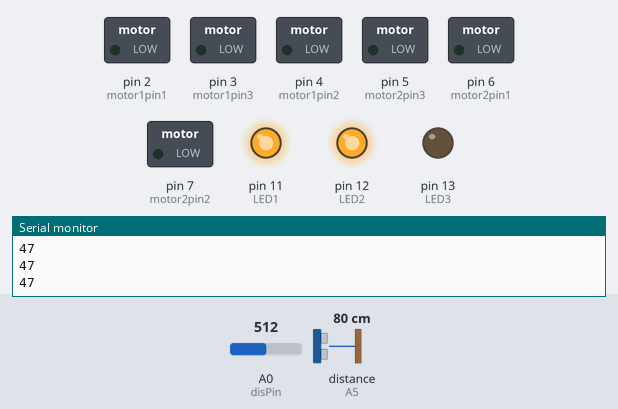
This sketch was run on a simulated Arduino Uno, built with avr-gcc and run on an emulated ATmega328P. Shown: switched loads named in the sketch (green lamp = pin HIGH), output pins drawn as LEDs (lit = HIGH), the last lines printed to the serial monitor. Wiring (inferred from the names in the program): ultrasonic range finder: trigger pin 8; echo A5. The inputs (shaded band) are chosen by the test bench; at power-on: A0 (disPin) = 512, distance to the obstacle (sensor on A5) 80 cm. The echo pulse lasts 58.3 µs per cm; pins used as bus, display or sensor lines are not drawn.

Above: at 1.2 s.
1.3 s: A0 (disPin) set to 331
2.8 s: A0 (disPin) set to 312
At 3.9 s:
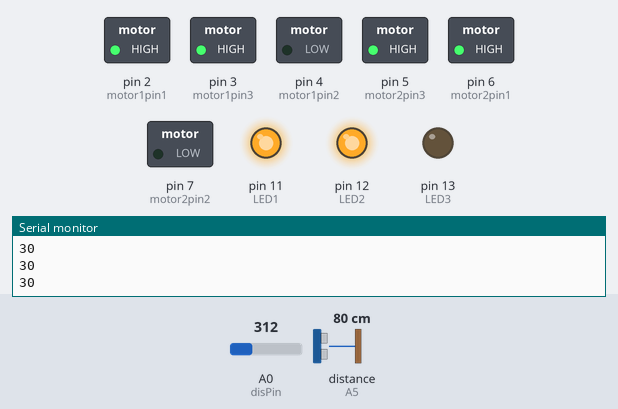
4.3 s: A0 (disPin) set to 122
At 4.8 s:
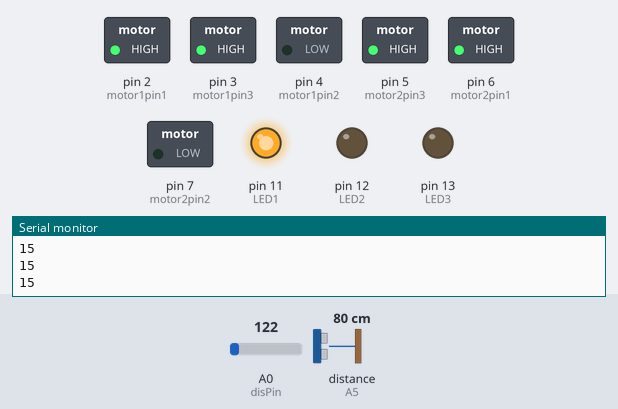
5.8 s: distance to the obstacle (sensor on A5) set to 45 cm
7.3 s: distance to the obstacle (sensor on A5) set to 37 cm
At 8.3 s:
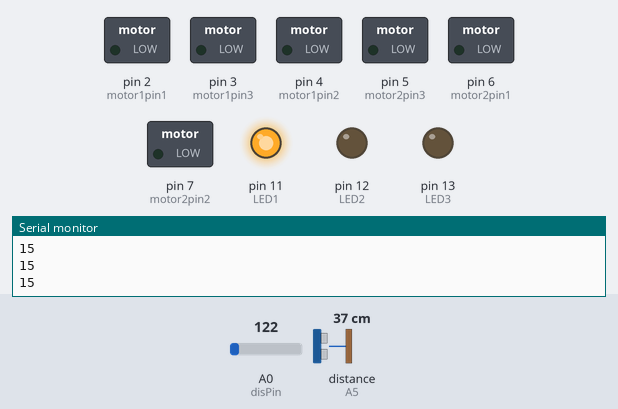
8.8 s: A0 (disPin) set to 900
At 9.4 s:
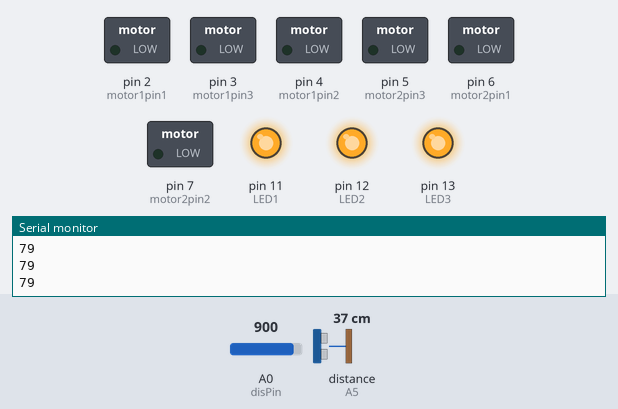
Timing chart, 0 to 11.3 s (numbered marks = the images above; inputs shaded):
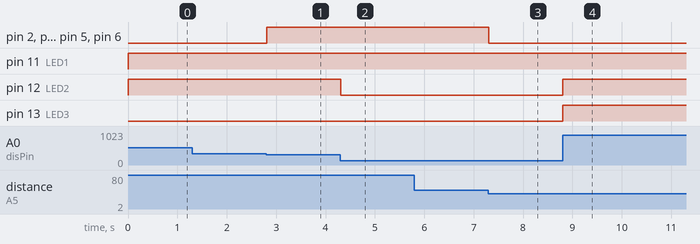

The sketch:

Capstone_Project_Code.ino
```cpp
//motor pin setup on I/O pins 2-7
int motor1pin1 = 2;
int motor1pin2 = 4;
int motor1pin3 = 3;

int motor2pin1 = 6;
int motor2pin2 = 7;
int motor2pin3 = 5;

// sensor pin setup
int trigPin = 8; // I/O pin 8
int echoPin = A5; // Analog pin 5

// LEDs on I/O pin 11-13
int LED1 = 11;
int LED2 = 12;
int LED3 = 13;

// distance variables defined
long duration, distance;

// Potentiometer variables defined
int disPin = A0;
int dis;
int setdis;

void setup() {
  // pinmode setup for all pins previously defined
  pinMode(trigPin, OUTPUT);
  pinMode(echoPin, INPUT);

  pinMode(motor1pin1, OUTPUT);
  pinMode(motor1pin2, OUTPUT);
  pinMode(motor1pin3, OUTPUT);

  pinMode(motor2pin1, OUTPUT);
  pinMode(motor2pin2, OUTPUT);
  pinMode(motor2pin3, OUTPUT);

  pinMode(LED1, OUTPUT);
  pinMode(LED2, OUTPUT);
  pinMode(LED3, OUTPUT);
  pinMode(disPin,INPUT);

  // Serial port useful for debugging
  Serial.begin(9600);
}

void loop() {
  // redefine potentiometer values into distance variables
  dis = analogRead(disPin);
  setdis = map(dis, 0, 1023, 5, 90); //actually 5-83 for some reason

  // Send potentiometer values through serial port for distance testing
  Serial.println(setdis);

  // LED indicators programmed to shine once a certain threshhold is reached by the potentiometer
  if(setdis >= 65){
    digitalWrite(LED1, HIGH);
    digitalWrite(LED2, HIGH);
    digitalWrite(LED3, HIGH);
  }
  else if(setdis >= 30 && setdis <= 64){
    digitalWrite(LED1, HIGH);
    digitalWrite(LED2, HIGH);
    digitalWrite(LED3, LOW);
  }
  else if(setdis <= 29){
    digitalWrite(LED1, HIGH);
    digitalWrite(LED2, LOW);
    digitalWrite(LED3, LOW);
  }

  // Sensor translation into inches
    digitalWrite(trigPin, LOW);
    delayMicroseconds(2);
    digitalWrite(trigPin, HIGH);
    delayMicroseconds(10);
    digitalWrite(trigPin, LOW);
    duration = pulseIn(echoPin, HIGH);
    distance = (duration/2) / 74;

  // Once the Followbot senses an object in range, it stops until the object is no longer in range
    if (distance <= setdis) {
      analogWrite(motor1pin3, 0);
      digitalWrite(motor1pin1, LOW);
      digitalWrite(motor1pin2, LOW);

      analogWrite(motor2pin3, 0);
      digitalWrite(motor2pin1, LOW);
      digitalWrite(motor2pin2, LOW);
    }
  // While no object is in range, the Followbot will continue moving forward until an object is in range
    else{
      analogWrite(motor1pin3, 255);
      digitalWrite(motor1pin1, HIGH);
      digitalWrite(motor1pin2, LOW);

      analogWrite(motor2pin3, 255);
      digitalWrite(motor2pin1, HIGH);
      digitalWrite(motor2pin2, LOW);
    }
}
```

Measured:
- the behaviour switches between 313 and 312 on A0 (disPin) (found by bisection; images 0 and 1)
- the behaviour switches between 41 and 40 cm on distance to the obstacle (sensor on A5) (found by bisection; images 2 and 3)
- after the input at 2.8 s, pin 2 (motor1pin1), pin 3 (motor1pin3), pin 5 (motor2pin3), pin 6 (motor2pin1): LOW → HIGH at once
- after the input at 4.3 s, pin 12 (LED2): HIGH → LOW at once
- after the input at 7.3 s, pin 2 (motor1pin1), pin 3 (motor1pin3), pin 5 (motor2pin3), pin 6 (motor2pin1): HIGH → LOW at once
- after the input at 8.8 s, pin 12 (LED2), pin 13 (LED3): LOW → HIGH at once
